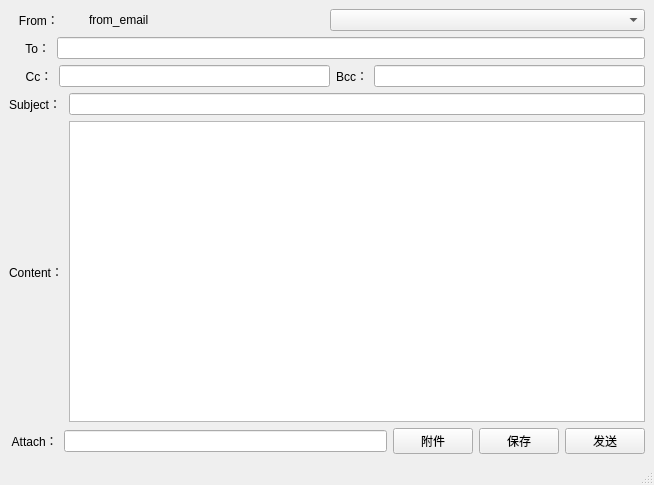
<?xml version="1.0" encoding="UTF-8"?>
<ui version="4.0">
 <class>SendWindow</class>
 <widget class="QMainWindow" name="SendWindow">
  <property name="geometry">
   <rect>
    <x>0</x>
    <y>0</y>
    <width>654</width>
    <height>485</height>
   </rect>
  </property>
  <property name="windowTitle">
   <string>MainWindow</string>
  </property>
  <widget class="QWidget" name="centralwidget">
   <layout class="QGridLayout" name="gridLayout_5">
    <item row="0" column="0">
     <layout class="QHBoxLayout" name="horizontalLayout">
      <item>
       <widget class="QLabel" name="label_7">
        <property name="text">
         <string>   From：</string>
        </property>
       </widget>
      </item>
      <item>
       <widget class="QLabel" name="from_mail">
        <property name="text">
         <string>from_email</string>
        </property>
       </widget>
      </item>
      <item>
       <widget class="QLabel" name="label_9">
        <property name="text">
         <string/>
        </property>
       </widget>
      </item>
      <item>
       <widget class="QLabel" name="label_10">
        <property name="text">
         <string/>
        </property>
       </widget>
      </item>
     </layout>
    </item>
    <item row="0" column="1">
     <widget class="QComboBox" name="comboBox"/>
    </item>
    <item row="4" column="0" colspan="2">
     <layout class="QGridLayout" name="gridLayout_2">
      <item row="0" column="0">
       <widget class="QLabel" name="label_6">
        <property name="text">
         <string> Attach：</string>
        </property>
       </widget>
      </item>
      <item row="0" column="2">
       <widget class="QPushButton" name="attachbutton">
        <property name="text">
         <string>附件</string>
        </property>
        <property name="icon">
         <iconset>
          <normalon>:/new/prefix1/icons/attach.ico</normalon>
         </iconset>
        </property>
       </widget>
      </item>
      <item row="0" column="3">
       <widget class="QPushButton" name="savebutton">
        <property name="text">
         <string>保存</string>
        </property>
        <property name="icon">
         <iconset>
          <normalon>:/new/prefix1/icons/save.ico</normalon>
         </iconset>
        </property>
       </widget>
      </item>
      <item row="0" column="4">
       <widget class="QPushButton" name="sendbutton">
        <property name="text">
         <string>发送</string>
        </property>
        <property name="icon">
         <iconset>
          <normalon>:/new/prefix1/icons/send.ico</normalon>
         </iconset>
        </property>
       </widget>
      </item>
      <item row="0" column="1">
       <widget class="QLineEdit" name="attachment"/>
      </item>
     </layout>
    </item>
    <item row="2" column="0" colspan="2">
     <layout class="QGridLayout" name="gridLayout_3">
      <item row="0" column="0">
       <widget class="QLabel" name="label_4">
        <property name="text">
         <string>     Cc：</string>
        </property>
       </widget>
      </item>
      <item row="0" column="1">
       <widget class="QLineEdit" name="CC"/>
      </item>
      <item row="0" column="2">
       <widget class="QLabel" name="label_5">
        <property name="text">
         <string>Bcc：</string>
        </property>
       </widget>
      </item>
      <item row="0" column="3">
       <widget class="QLineEdit" name="BCC"/>
      </item>
     </layout>
    </item>
    <item row="3" column="0" colspan="2">
     <layout class="QGridLayout" name="gridLayout">
      <item row="0" column="0">
       <widget class="QLabel" name="label_2">
        <property name="text">
         <string>Subject：</string>
        </property>
       </widget>
      </item>
      <item row="0" column="1">
       <widget class="QLineEdit" name="subject"/>
      </item>
      <item row="1" column="0">
       <widget class="QLabel" name="label_3">
        <property name="text">
         <string>Content：</string>
        </property>
       </widget>
      </item>
      <item row="1" column="1">
       <widget class="QTextEdit" name="content"/>
      </item>
     </layout>
    </item>
    <item row="1" column="0" colspan="2">
     <layout class="QGridLayout" name="gridLayout_4">
      <item row="0" column="0">
       <widget class="QLabel" name="label">
        <property name="text">
         <string>     To：</string>
        </property>
       </widget>
      </item>
      <item row="0" column="1">
       <widget class="QLineEdit" name="recipient"/>
      </item>
     </layout>
    </item>
   </layout>
  </widget>
  <widget class="QMenuBar" name="menubar">
   <property name="geometry">
    <rect>
     <x>0</x>
     <y>0</y>
     <width>654</width>
     <height>23</height>
    </rect>
   </property>
  </widget>
  <widget class="QStatusBar" name="statusbar"/>
 </widget>
 <resources/>
 <connections/>
</ui>
